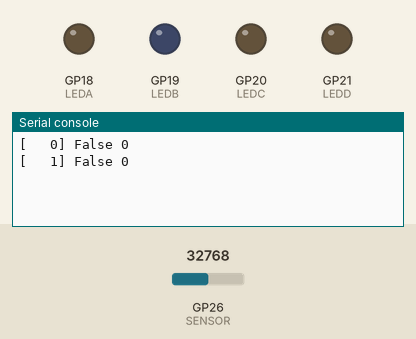
Simulated run of this program. Board: Raspberry Pi Pico running MicroPython. Parts: output pins drawn as LEDs (lit = HIGH), the last lines printed to the serial console. The inputs (shaded band) are chosen by the test bench; at power-on: GP26 (SENSOR) = 32768 (analog values on the 0–65535 scale).

Above: at 1.2 s.
1.3 s: GP26 (SENSOR) set to 464
At 2.6 s:
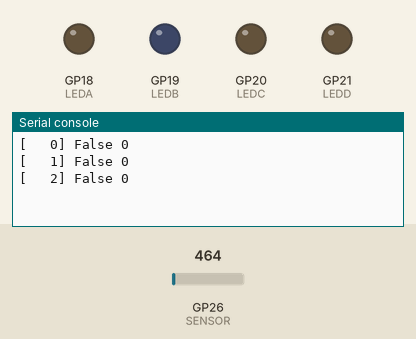
2.8 s: GP26 (SENSOR) set to 400
At 3.4 s:
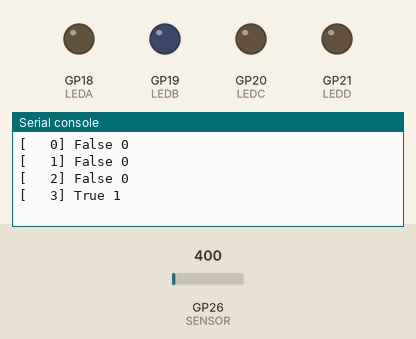

Measured:
- the behaviour switches between 432 and 416 on GP26 (SENSOR) (found by bisection; images 1 and 2)
- after the input at 2.8 s, the serial console: prints a new line after 0.20 s (image 2)

The program:

main.py
```python
from machine import Pin
import time
import utime

# Factor used to calculate ADC reading to voltage
FACTOR = 3.3 / 65535 * 100

# Number of polls to average
POLLS = 300

# Frequency of readings
FREQ = 0.984

# initialize an ADC object for pin 26 / ADC channel 0
SENSOR = machine.ADC(0)

# initialize LED pins
LEDA = Pin(18, Pin.OUT)
LEDB = Pin(19, Pin.OUT)
LEDC = Pin(20, Pin.OUT)
LEDD = Pin(21, Pin.OUT)

# Sitting time will be counted as if it were a glass of water
# The more you sit, the more it fills up (1 per second)
# Time standing will subtract from it at a faster rate (4 per second)
# This will result in 1hr being cleared with 15mins of standing
time_sitting = 0

# Delta is used to count the number of times the sensor has been polled
# Used for reference only. Probably will be removed.
delta = 0

def avgReadings(sensor):
    readings = []
    while (len(readings) < POLLS):
        reading = sensor.read_u16() * FACTOR
        readings.append(reading)

    average = sum(readings) / len(readings)
    return average

# Map Reading to a 1-100 value
def mapReading(reading):
    # Quadratic equation was calculated from collected data
    value = (12.6 * reading * reading) - (3.95 * reading) + 1.35
    # truncate value and return
    return min(max(value, 0), 100)

# Analyze data and print to console
# Mostly keeping for archivable purposes
MIN = 100
MAX = 0
def analyzeData():
    reading = avgReadings(SENSOR)
    MIN = min(reading,MIN)
    MAX = max(reading,MAX)
    print(f"Count {delta:>{3}}: {reading:.2f}. Min: {MIN:.2f} Max: {MAX:.2f}")
    delta+=1
    time.sleep(FREQ)

while True:
    reading = mapReading(avgReadings(SENSOR))
    sitting = True if (reading < 50) else False
    current_time = utime.ticks_ms() / 1000

    if (sitting):
        time_sitting += 1
    else:
        time_sitting = 0 if time_sitting < 4 else time_sitting-4

    if (time_sitting > 3600):
        LEDA.value(1)
        LEDB.value(1)
        LEDC.value(1)
        LEDD.value(1)
    elif (time_sitting > 2700):
        LEDA.value(1)
        LEDB.value(1)
        LEDC.value(1)
        LEDD.value(0)
    elif (time_sitting > 1800):
        LEDA.value(1)
        LEDB.value(1)
        LEDC.value(0)
        LEDD.value(0)
    elif (time_sitting > 900):
        LEDA.value(1)
        LEDB.value(0)
        LEDC.value(0)
        LEDD.value(0)
    else:
        LEDA.value(0)
        LEDB.value(0)
        LEDC.value(0)
        LEDD.value(0)

    print(f"[{delta:>{4}}] {sitting} {time_sitting:.0f}")
    delta+=1
    time.sleep(FREQ)
```
